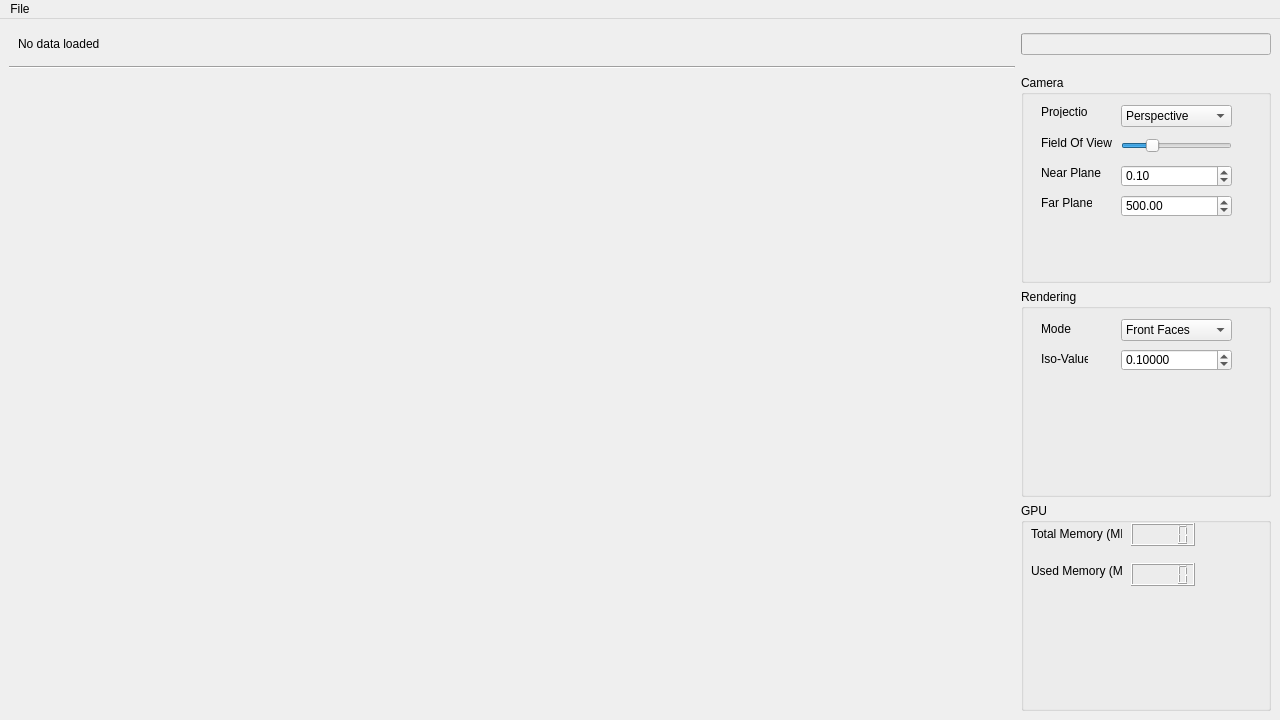
<?xml version="1.0" encoding="UTF-8"?>
<ui version="4.0">
 <class>MainWindow</class>
 <widget class="QMainWindow" name="MainWindow">
  <property name="geometry">
   <rect>
    <x>0</x>
    <y>0</y>
    <width>1280</width>
    <height>720</height>
   </rect>
  </property>
  <property name="sizePolicy">
   <sizepolicy hsizetype="Fixed" vsizetype="Fixed">
    <horstretch>0</horstretch>
    <verstretch>0</verstretch>
   </sizepolicy>
  </property>
  <property name="minimumSize">
   <size>
    <width>1280</width>
    <height>720</height>
   </size>
  </property>
  <property name="maximumSize">
   <size>
    <width>1280</width>
    <height>720</height>
   </size>
  </property>
  <property name="windowTitle">
   <string>Visualisierung 1</string>
  </property>
  <widget class="QWidget" name="centralwidget">
   <layout class="QGridLayout" name="gridLayout">
    <item row="0" column="0">
     <widget class="QWidget" name="controls" native="true">
      <property name="sizePolicy">
       <sizepolicy hsizetype="Expanding" vsizetype="Fixed">
        <horstretch>0</horstretch>
        <verstretch>0</verstretch>
       </sizepolicy>
      </property>
      <layout class="QGridLayout" name="gridLayout_2">
       <item row="2" column="0">
        <widget class="QLabel" name="labelTop">
         <property name="text">
          <string>No data loaded</string>
         </property>
        </widget>
       </item>
      </layout>
     </widget>
    </item>
    <item row="2" column="0">
     <layout class="QGridLayout" name="glLayout"/>
    </item>
    <item row="1" column="0">
     <widget class="Line" name="line">
      <property name="sizePolicy">
       <sizepolicy hsizetype="Expanding" vsizetype="Fixed">
        <horstretch>0</horstretch>
        <verstretch>0</verstretch>
       </sizepolicy>
      </property>
      <property name="orientation">
       <enum>Qt::Horizontal</enum>
      </property>
     </widget>
    </item>
    <item row="2" column="1">
     <widget class="QWidget" name="widget_2" native="true">
      <property name="sizePolicy">
       <sizepolicy hsizetype="Fixed" vsizetype="MinimumExpanding">
        <horstretch>0</horstretch>
        <verstretch>0</verstretch>
       </sizepolicy>
      </property>
      <property name="minimumSize">
       <size>
        <width>250</width>
        <height>0</height>
       </size>
      </property>
      <property name="maximumSize">
       <size>
        <width>300</width>
        <height>16777215</height>
       </size>
      </property>
      <layout class="QVBoxLayout" name="verticalLayout">
       <property name="leftMargin">
        <number>0</number>
       </property>
       <property name="topMargin">
        <number>0</number>
       </property>
       <property name="rightMargin">
        <number>0</number>
       </property>
       <property name="bottomMargin">
        <number>0</number>
       </property>
       <item>
        <widget class="QGroupBox" name="groupBox">
         <property name="sizePolicy">
          <sizepolicy hsizetype="MinimumExpanding" vsizetype="Preferred">
           <horstretch>0</horstretch>
           <verstretch>0</verstretch>
          </sizepolicy>
         </property>
         <property name="minimumSize">
          <size>
           <width>200</width>
           <height>0</height>
          </size>
         </property>
         <property name="title">
          <string>Camera</string>
         </property>
         <widget class="QLabel" name="label">
          <property name="geometry">
           <rect>
            <x>20</x>
            <y>30</y>
            <width>47</width>
            <height>13</height>
           </rect>
          </property>
          <property name="text">
           <string>Projection</string>
          </property>
         </widget>
         <widget class="QLabel" name="label_FieldOfView">
          <property name="geometry">
           <rect>
            <x>20</x>
            <y>60</y>
            <width>71</width>
            <height>16</height>
           </rect>
          </property>
          <property name="text">
           <string>Field Of View</string>
          </property>
         </widget>
         <widget class="QLabel" name="label_3">
          <property name="geometry">
           <rect>
            <x>20</x>
            <y>90</y>
            <width>61</width>
            <height>16</height>
           </rect>
          </property>
          <property name="text">
           <string>Near Plane</string>
          </property>
         </widget>
         <widget class="QComboBox" name="switch_projection">
          <property name="geometry">
           <rect>
            <x>100</x>
            <y>30</y>
            <width>111</width>
            <height>22</height>
           </rect>
          </property>
          <item>
           <property name="text">
            <string>Perspective</string>
           </property>
          </item>
          <item>
           <property name="text">
            <string>Orthographic</string>
           </property>
          </item>
         </widget>
         <widget class="QSlider" name="slider_FieldOfView">
          <property name="geometry">
           <rect>
            <x>100</x>
            <y>60</y>
            <width>111</width>
            <height>22</height>
           </rect>
          </property>
          <property name="minimum">
           <number>1</number>
          </property>
          <property name="maximum">
           <number>179</number>
          </property>
          <property name="value">
           <number>45</number>
          </property>
          <property name="orientation">
           <enum>Qt::Horizontal</enum>
          </property>
         </widget>
         <widget class="QDoubleSpinBox" name="box_nearPlane">
          <property name="geometry">
           <rect>
            <x>100</x>
            <y>90</y>
            <width>111</width>
            <height>22</height>
           </rect>
          </property>
          <property name="minimum">
           <double>0.010000000000000</double>
          </property>
          <property name="singleStep">
           <double>0.100000000000000</double>
          </property>
          <property name="value">
           <double>0.100000000000000</double>
          </property>
         </widget>
         <widget class="QLabel" name="label_12">
          <property name="geometry">
           <rect>
            <x>20</x>
            <y>120</y>
            <width>51</width>
            <height>16</height>
           </rect>
          </property>
          <property name="text">
           <string>Far Plane</string>
          </property>
         </widget>
         <widget class="QDoubleSpinBox" name="box_FarPlane">
          <property name="geometry">
           <rect>
            <x>100</x>
            <y>120</y>
            <width>111</width>
            <height>22</height>
           </rect>
          </property>
          <property name="maximum">
           <double>50000.000000000000000</double>
          </property>
          <property name="singleStep">
           <double>0.100000000000000</double>
          </property>
          <property name="value">
           <double>500.000000000000000</double>
          </property>
         </widget>
        </widget>
       </item>
       <item>
        <widget class="QGroupBox" name="groupBox_2">
         <property name="sizePolicy">
          <sizepolicy hsizetype="MinimumExpanding" vsizetype="Preferred">
           <horstretch>0</horstretch>
           <verstretch>0</verstretch>
          </sizepolicy>
         </property>
         <property name="minimumSize">
          <size>
           <width>200</width>
           <height>0</height>
          </size>
         </property>
         <property name="title">
          <string>Rendering</string>
         </property>
         <widget class="QComboBox" name="switch_renderingMode">
          <property name="geometry">
           <rect>
            <x>100</x>
            <y>30</y>
            <width>111</width>
            <height>22</height>
           </rect>
          </property>
          <item>
           <property name="text">
            <string>Front Faces</string>
           </property>
          </item>
          <item>
           <property name="text">
            <string>Back Faces</string>
           </property>
          </item>
          <item>
           <property name="text">
            <string>Positions</string>
           </property>
          </item>
          <item>
           <property name="text">
            <string>Shaded</string>
           </property>
          </item>
         </widget>
         <widget class="QLabel" name="label_renderingMode">
          <property name="geometry">
           <rect>
            <x>20</x>
            <y>30</y>
            <width>47</width>
            <height>20</height>
           </rect>
          </property>
          <property name="text">
           <string>Mode</string>
          </property>
         </widget>
         <widget class="QLabel" name="label_Iso">
          <property name="geometry">
           <rect>
            <x>20</x>
            <y>60</y>
            <width>47</width>
            <height>20</height>
           </rect>
          </property>
          <property name="text">
           <string>Iso-Value</string>
          </property>
         </widget>
         <widget class="QDoubleSpinBox" name="box_Iso">
          <property name="geometry">
           <rect>
            <x>100</x>
            <y>60</y>
            <width>111</width>
            <height>22</height>
           </rect>
          </property>
          <property name="decimals">
           <number>5</number>
          </property>
          <property name="minimum">
           <double>0.000000000000000</double>
          </property>
          <property name="maximum">
           <double>1.000000000000000</double>
          </property>
          <property name="singleStep">
           <double>0.005000000000000</double>
          </property>
          <property name="value">
           <double>0.100000000000000</double>
          </property>
         </widget>
        </widget>
       </item>
       <item>
        <widget class="QGroupBox" name="groupBox_5">
         <property name="sizePolicy">
          <sizepolicy hsizetype="MinimumExpanding" vsizetype="Preferred">
           <horstretch>0</horstretch>
           <verstretch>0</verstretch>
          </sizepolicy>
         </property>
         <property name="minimumSize">
          <size>
           <width>200</width>
           <height>0</height>
          </size>
         </property>
         <property name="title">
          <string>GPU</string>
         </property>
         <widget class="QLabel" name="label_9">
          <property name="geometry">
           <rect>
            <x>10</x>
            <y>60</y>
            <width>91</width>
            <height>16</height>
           </rect>
          </property>
          <property name="text">
           <string>Used Memory (MB)</string>
          </property>
         </widget>
         <widget class="QLCDNumber" name="usedMemLCD">
          <property name="geometry">
           <rect>
            <x>110</x>
            <y>60</y>
            <width>64</width>
            <height>23</height>
           </rect>
          </property>
         </widget>
         <widget class="QLabel" name="label_10">
          <property name="geometry">
           <rect>
            <x>10</x>
            <y>20</y>
            <width>51</width>
            <height>21</height>
           </rect>
          </property>
          <property name="text">
           <string/>
          </property>
         </widget>
         <widget class="QLabel" name="label_11">
          <property name="geometry">
           <rect>
            <x>10</x>
            <y>20</y>
            <width>91</width>
            <height>21</height>
           </rect>
          </property>
          <property name="text">
           <string>Total Memory (MB)</string>
          </property>
         </widget>
         <widget class="QLCDNumber" name="memSizeLCD">
          <property name="geometry">
           <rect>
            <x>110</x>
            <y>20</y>
            <width>64</width>
            <height>23</height>
           </rect>
          </property>
          <property name="segmentStyle">
           <enum>QLCDNumber::Filled</enum>
          </property>
         </widget>
        </widget>
       </item>
      </layout>
     </widget>
    </item>
    <item row="0" column="1">
     <layout class="QVBoxLayout" name="verticalLayout_2">
      <item>
       <widget class="QProgressBar" name="progressBar">
        <property name="enabled">
         <bool>false</bool>
        </property>
        <property name="sizePolicy">
         <sizepolicy hsizetype="Preferred" vsizetype="Fixed">
          <horstretch>0</horstretch>
          <verstretch>0</verstretch>
         </sizepolicy>
        </property>
        <property name="maximum">
         <number>100</number>
        </property>
        <property name="value">
         <number>0</number>
        </property>
        <property name="textVisible">
         <bool>false</bool>
        </property>
       </widget>
      </item>
     </layout>
    </item>
   </layout>
  </widget>
  <widget class="QMenuBar" name="menubar">
   <property name="geometry">
    <rect>
     <x>0</x>
     <y>0</y>
     <width>1282</width>
     <height>21</height>
    </rect>
   </property>
   <widget class="QMenu" name="menuFile">
    <property name="title">
     <string>File</string>
    </property>
    <addaction name="actionOpen"/>
    <addaction name="separator"/>
    <addaction name="actionClose"/>
   </widget>
   <addaction name="menuFile"/>
  </widget>
  <action name="actionOpen">
   <property name="text">
    <string>Open ...</string>
   </property>
  </action>
  <action name="actionClose">
   <property name="text">
    <string>Close</string>
   </property>
  </action>
 </widget>
 <resources/>
 <connections/>
</ui>
